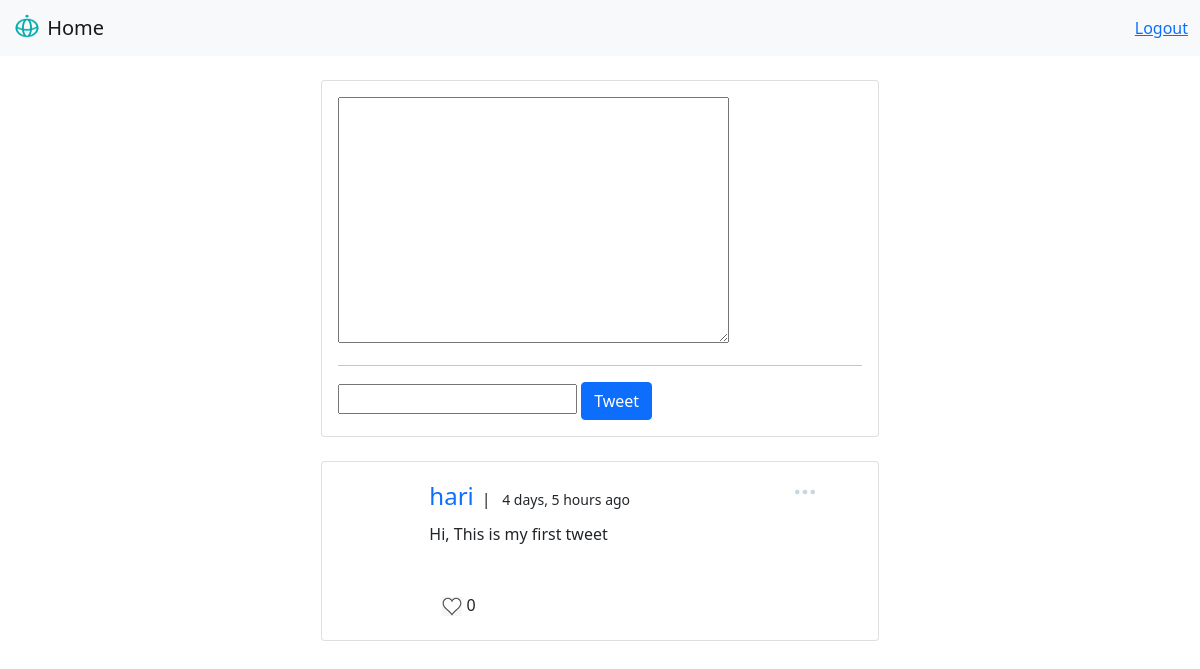
The app's page /, older data.
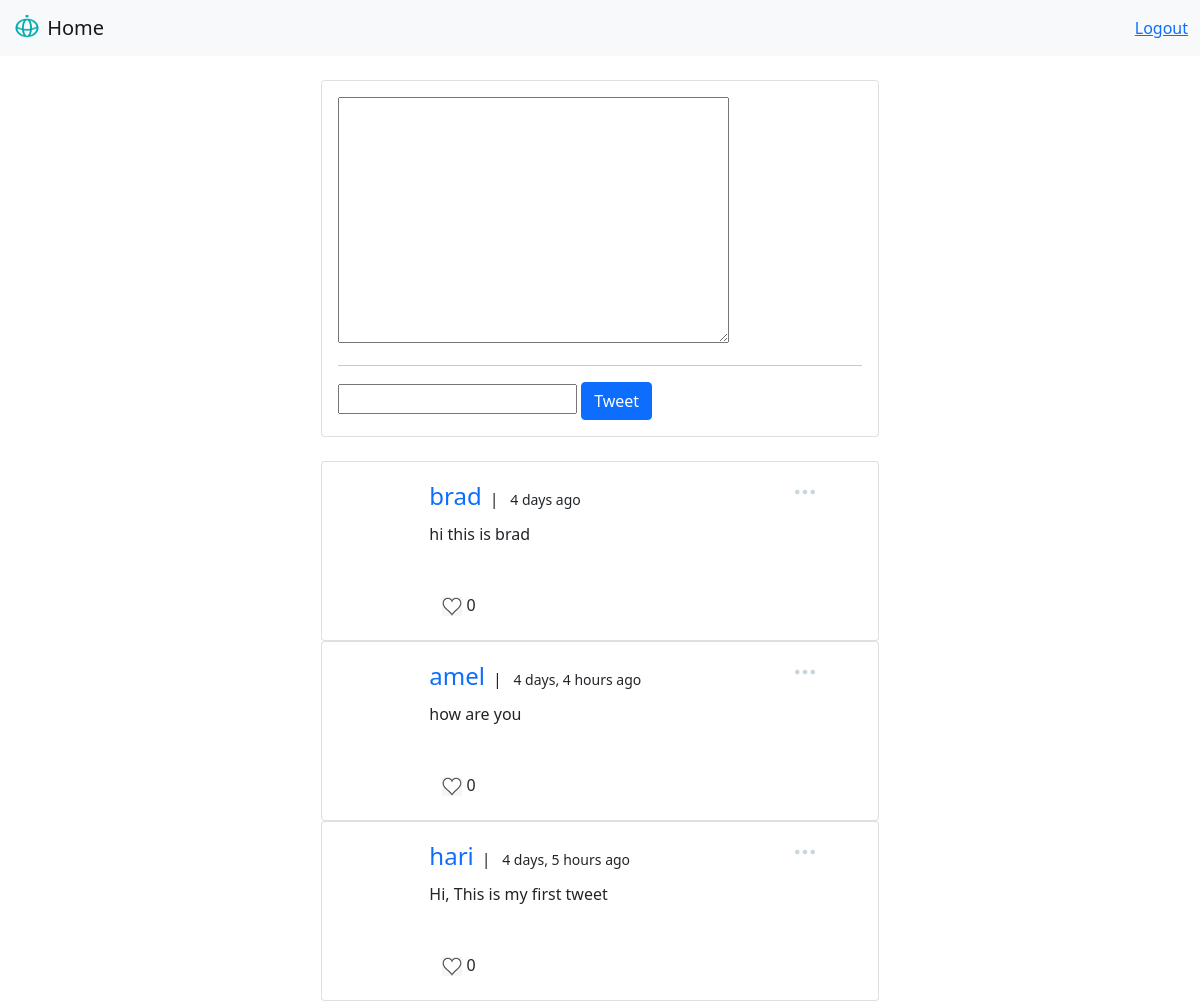
The same page, newer data.
### tweet/models.py (models this page shows, shortened)
class Tweet(models.Model):
    body = models.TextField(max_length=140)
    likes = models.ManyToManyField(User, related_name='tweet_likes')
    image = CloudinaryField(blank=True)
    created_at = models.DateTimeField(default=timezone.now)
    updated_at = models.DateTimeField(default=timezone.now)
    name = models.ForeignKey(User, on_delete = models.CASCADE, null=True, blank=True)

### tweet/views.py (the view)
# urls.py: path('', views.home, name='home'),
def home(request, *args, **kwargs):
    form = TweetForm()
    if request.method == 'POST':
        form = TweetForm(request.POST, request.FILES)
        new_tweet = form.save(commit=False)
        new_tweet.name = request.user
        new_tweet.save()
        return redirect('home')
    context = {'tweets' : Tweet.objects.all().order_by('-created_at'), 'form':form, }
    return render(request, 'tweet/home.html', context)

### tweet/forms.py
class TweetForm(forms.ModelForm):
    class Meta:
        model = Tweet
        fields = ['body', 'image', ]

### tweet/templates/tweet/home.html (shortened to what this page needs)
{% extends 'tweet/index.html' %}
{% load static %}
{% load humanize %}
{% block content %}
<!DOCTYPE html>
<html lang="en" dir="ltr">
  <head>
  </head>
  <body>
  <div class="container">
  <br/>
  <div class="row-cols-md-2 g-4">
    <div class="col-md-6 offset-md-3">
    <div class="col">
    <div class="card">
      <div class="card-body">
        <section>
          <form  action="{% url 'home' %}" method="post" enctype="multipart/form-data">
              {{form.body}}
           <br/><hr/>
            {{form.image}}
            <button type="submit" class="btn btn-primary">Tweet</button>
          </form>
        </section>
      </div>
    </div>
    <br/>
        {% for tweet in tweets %}
        <div class="card">
          <div class="card-body">
            <div class="row">
              <div class="col align-self-start">
              </div>
              <div class="col-8">
                <p class="card-title"> <a href="{% url 'profile' %}" style="font-size:2vw; text-decoration:none;">{{tweet.name}}</a>&ensp;|&ensp;<small> {{tweet.created_at|timesince}} ago </small></p>
                <p class="card-text">{{tweet.body}}</p>
                <br/>
                    <form class="" action="{% url 'like_tweet' tweet.pk %}"  method="post">
                      <button type="submit" class="btn btn-" name="button" name= "tweet_id" value={{tweet.id}}>
                        <img width="20px" src="{% static 'tweet/like.png' %}">   {{tweet.likes.all.count}}
                      </button>
                    </form>
                </div>
                <div class="col-2">
                  <div class="dropdown">
                    <img width="20px" type="submit" src="{% static 'tweet/more.png' %}" data-bs-toggle="dropdown" aria-expanded="false">
                    </div>
                </div>
            </div>
          </div>
        </div>
        {% endfor %}
      </div>
    </div>
  </div>
</div>
  </body>
</html>
{% endblock content %}

Row changes from the older to the newer data that the page shows:
added Tweet: name "brad", created_at "4 days", body "hi this is brad", likes.all.count "0"
added Tweet: name "amel", created_at "4 days, 4 hours", body "how are you", likes.all.count "0"
